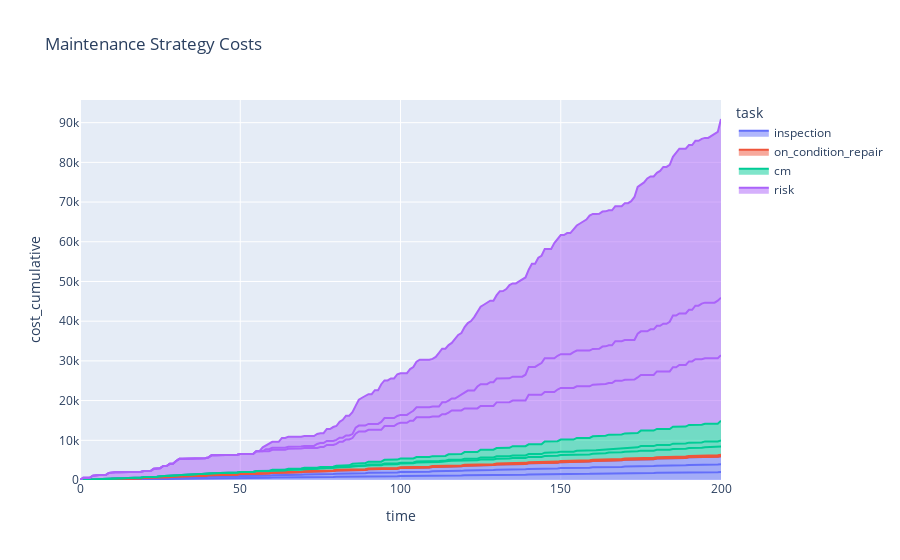

This figure's notebook cell:
### Code cell
def update_maintenance_strategy():

    comp.mc_timeline(t_end=200, n_iterations=100)
    df = comp.expected_risk_cost_df(t_end=200)

    fig = px.area(
        df,
        x="time",
        y="cost_cumulative",
        color="task",
        line_group='failure_mode',
        title="Maintenance Strategy Costs",
    )

    return fig

update_maintenance_strategy().show()

### Figure 1 — Plotly figure (JSON) as saved in the notebook; plotly's stock layout.template omitted (floating-point values rounded to 4 significant figures; data arrays with more than 128 entries replaced by an {"elided": "..."} marker saying what was removed)
{"data": [{"hovertemplate": "task=inspection<br>failure_mode=random<br>time=%{x}<br>cost_cumulative=%{y}<extra></extra>", "legendgroup": "inspection", "line": {"color": "#636efa"}, "mode": "lines", "name": "inspection", "orientation": "v", "showlegend": true, "stackgroup": "1", "type": "scatter", "x": {"elided": "201 int values"}, "xaxis": "x", "y": {"elided": "201 int values"}, "yaxis": "y"}, {"hovertemplate": "task=inspection<br>failure_mode=slow_aging<br>time=%{x}<br>cost_cumulative=%{y}<extra></extra>", "legendgroup": "inspection", "line": {"color": "#636efa"}, "mode": "lines", "name": "inspection", "orientation": "v", "showlegend": false, "stackgroup": "1", "type": "scatter", "x": {"elided": "201 int values"}, "xaxis": "x", "y": {"elided": "201 int values"}, "yaxis": "y"}, {"hovertemplate": "task=inspection<br>failure_mode=fast_aging<br>time=%{x}<br>cost_cumulative=%{y}<extra></extra>", "legendgroup": "inspection", "line": {"color": "#636efa"}, "mode": "lines", "name": "inspection", "orientation": "v", "showlegend": false, "stackgroup": "1", "type": "scatter", "x": {"elided": "201 int values"}, "xaxis": "x", "y": {"elided": "201 int values"}, "yaxis": "y"}, {"hovertemplate": "task=on_condition_repair<br>failure_mode=random<br>time=%{x}<br>cost_cumulative=%{y}<extra></extra>", "legendgroup": "on_condition_repair", "line": {"color": "#EF553B"}, "mode": "lines", "name": "on_condition_repair", "orientation": "v", "showlegend": true, "stackgroup": "1", "type": "scatter", "x": {"elided": "201 int values"}, "xaxis": "x", "y": {"elided": "201 int values"}, "yaxis": "y"}, {"hovertemplate": "task=on_condition_repair<br>failure_mode=slow_aging<br>time=%{x}<br>cost_cumulative=%{y}<extra></extra>", "legendgroup": "on_condition_repair", "line": {"color": "#EF553B"}, "mode": "lines", "name": "on_condition_repair", "orientation": "v", "showlegend": false, "stackgroup": "1", "type": "scatter", "x": {"elided": "201 int values"}, "xaxis": "x", "y": {"elided": "201 int values"}, "yaxis": "y"}, {"hovertemplate": "task=on_condition_repair<br>failure_mode=fast_aging<br>time=%{x}<br>cost_cumulative=%{y}<extra></extra>", "legendgroup": "on_condition_repair", "line": {"color": "#EF553B"}, "mode": "lines", "name": "on_condition_repair", "orientation": "v", "showlegend": false, "stackgroup": "1", "type": "scatter", "x": {"elided": "201 int values"}, "xaxis": "x", "y": {"elided": "201 int values"}, "yaxis": "y"}, {"hovertemplate": "task=cm<br>failure_mode=random<br>time=%{x}<br>cost_cumulative=%{y}<extra></extra>", "legendgroup": "cm", "line": {"color": "#00cc96"}, "mode": "lines", "name": "cm", "orientation": "v", "showlegend": true, "stackgroup": "1", "type": "scatter", "x": {"elided": "201 int values"}, "xaxis": "x", "y": {"elided": "201 int values"}, "yaxis": "y"}, {"hovertemplate": "task=cm<br>failure_mode=slow_aging<br>time=%{x}<br>cost_cumulative=%{y}<extra></extra>", "legendgroup": "cm", "line": {"color": "#00cc96"}, "mode": "lines", "name": "cm", "orientation": "v", "showlegend": false, "stackgroup": "1", "type": "scatter", "x": {"elided": "201 int values"}, "xaxis": "x", "y": {"elided": "201 int values"}, "yaxis": "y"}, {"hovertemplate": "task=cm<br>failure_mode=fast_aging<br>time=%{x}<br>cost_cumulative=%{y}<extra></extra>", "legendgroup": "cm", "line": {"color": "#00cc96"}, "mode": "lines", "name": "cm", "orientation": "v", "showlegend": false, "stackgroup": "1", "type": "scatter", "x": {"elided": "201 int values"}, "xaxis": "x", "y": {"elided": "201 int values"}, "yaxis": "y"}, {"hovertemplate": "task=risk<br>failure_mode=random<br>time=%{x}<br>cost_cumulative=%{y}<extra></extra>", "legendgroup": "risk", "line": {"color": "#ab63fa"}, "mode": "lines", "name": "risk", "orientation": "v", "showlegend": true, "stackgroup": "1", "type": "scatter", "x": {"elided": "201 int values"}, "xaxis": "x", "y": {"elided": "201 int values"}, "yaxis": "y"}, {"hovertemplate": "task=risk<br>failure_mode=slow_aging<br>time=%{x}<br>cost_cumulative=%{y}<extra></extra>", "legendgroup": "risk", "line": {"color": "#ab63fa"}, "mode": "lines", "name": "risk", "orientation": "v", "showlegend": false, "stackgroup": "1", "type": "scatter", "x": {"elided": "201 int values"}, "xaxis": "x", "y": {"elided": "201 int values"}, "yaxis": "y"}, {"hovertemplate": "task=risk<br>failure_mode=fast_aging<br>time=%{x}<br>cost_cumulative=%{y}<extra></extra>", "legendgroup": "risk", "line": {"color": "#ab63fa"}, "mode": "lines", "name": "risk", "orientation": "v", "showlegend": false, "stackgroup": "1", "type": "scatter", "x": {"elided": "201 int values"}, "xaxis": "x", "y": {"elided": "201 int values"}, "yaxis": "y"}], "layout": {"legend": {"title": {"text": "task"}, "tracegroupgap": 0}, "title": {"text": "Maintenance Strategy Costs"}, "xaxis": {"anchor": "y", "domain": [0, 1], "title": {"text": "time"}}, "yaxis": {"anchor": "x", "domain": [0, 1], "title": {"text": "cost_cumulative"}}}}
